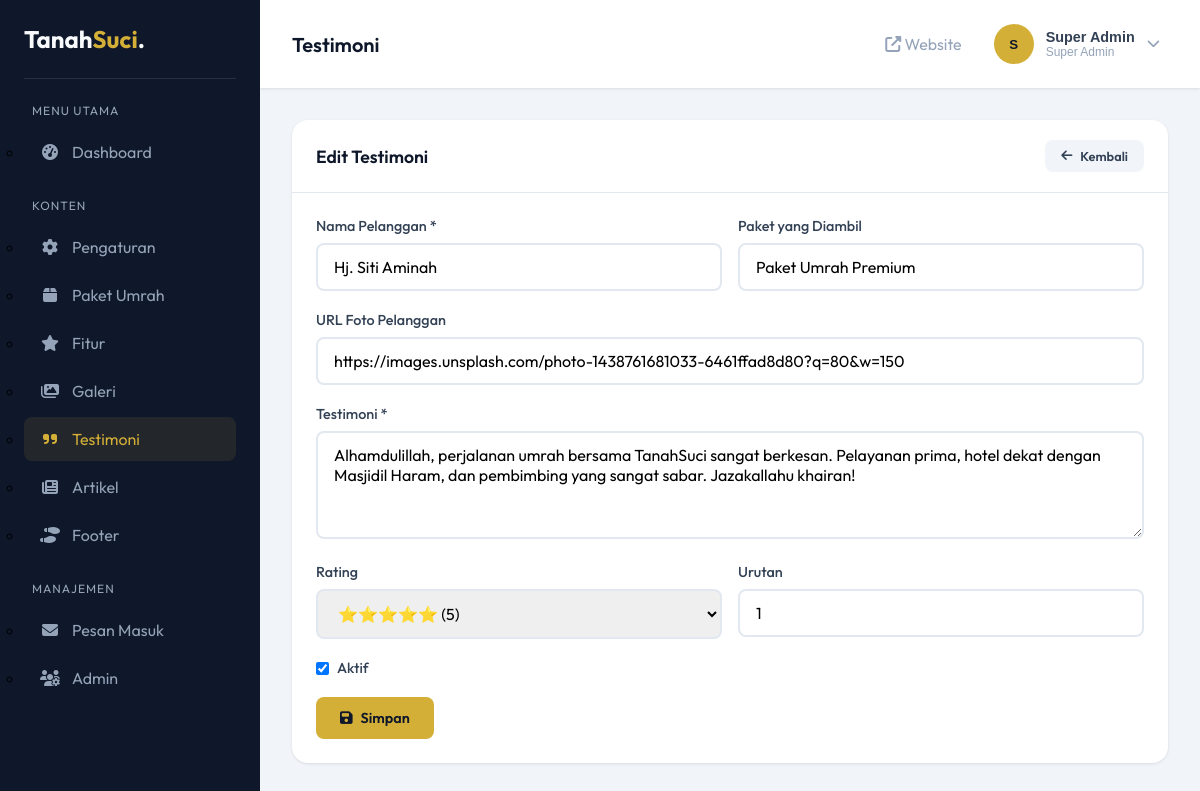
The app's page /admin/testimonials.php?action=edit&id=1 (signed in) with its own data.
### tables this page shows
CREATE TABLE IF NOT EXISTS testimonials (
    id INT AUTO_INCREMENT PRIMARY KEY,
    customer_name VARCHAR(100) NOT NULL COMMENT 'Nama pelanggan',
    customer_photo VARCHAR(255) COMMENT 'URL foto pelanggan',
    package_name VARCHAR(150) COMMENT 'Nama paket yang diambil',
    testimonial_text TEXT NOT NULL COMMENT 'Isi testimoni',
    rating INT DEFAULT 5 COMMENT 'Rating 1-5',
    testimonial_order INT DEFAULT 0 COMMENT 'Urutan tampilan',
    is_active TINYINT(1) DEFAULT 1 COMMENT '1 = aktif, 0 = nonaktif',
    created_at TIMESTAMP DEFAULT CURRENT_TIMESTAMP,
    updated_at TIMESTAMP DEFAULT CURRENT_TIMESTAMP ON UPDATE CURRENT_TIMESTAMP
);

### admin/testimonials.php (the view, shortened to what this page needs)
<?php
$action = $_GET['action'] ?? 'list';
$editId = $_GET['id'] ?? null;
$db = getDB();
$testimonial = null;
if ($action === 'edit' && $editId) {
    $stmt = $db->prepare("SELECT * FROM testimonials WHERE id = ?");
    $stmt->execute([$editId]);
    $testimonial = $stmt->fetch();
}
$testimonials = $db->query("SELECT * FROM testimonials ORDER BY testimonial_order, id DESC")->fetchAll();
require_once 'includes/header.php';
?>
<?php if ($action === 'add' || ($action === 'edit' && $testimonial)): ?>
<div class="card">
    <div class="card-header">
        <h3 class="card-title"><?= $action === 'edit' ? 'Edit Testimoni' : 'Tambah Testimoni Baru' ?></h3>
        <a href="testimonials.php" class="btn btn-secondary btn-sm"><i class="fa-solid fa-arrow-left"></i> Kembali</a>
    </div>
    <div class="card-body">
        <form method="POST">
            <div class="form-row">
                <div class="form-group">
                    <label>Nama Pelanggan *</label>
                    <input type="text" name="customer_name" class="form-control" required
                           value="<?= htmlspecialchars($testimonial['customer_name'] ?? '') ?>"
                           placeholder="Ahmad Yusuf">
                </div>
                <div class="form-group">
                    <label>Paket yang Diambil</label>
                    <input type="text" name="package_name" class="form-control"
                           value="<?= htmlspecialchars($testimonial['package_name'] ?? '') ?>"
                           placeholder="Umrah Premium 9 Hari">
                </div>
            </div>
            <div class="form-group">
                <label>URL Foto Pelanggan</label>
                <input type="url" name="customer_photo" class="form-control"
                       value="<?= htmlspecialchars($testimonial['customer_photo'] ?? '') ?>"
                       placeholder="https://...">
            </div>
            <div class="form-group">
                <label>Testimoni *</label>
                <textarea name="testimonial_text" class="form-control" required rows="4"
                          placeholder="Isi testimoni dari pelanggan..."><?= htmlspecialchars($testimonial['testimonial_text'] ?? '') ?></textarea>
            </div>
            <div class="form-row">
                <div class="form-group">
                    <label>Rating</label>
                    <select name="rating" class="form-control">
                        <?php for ($i = 5; $i >= 1; $i--): ?>
                            <option value="<?= $i ?>" <?= ($testimonial['rating'] ?? 5) == $i ? 'selected' : '' ?>>
                                <?= str_repeat('⭐', $i) ?> (<?= $i ?>)
                            </option>
                        <?php endfor; ?>
                    </select>
                </div>
                <div class="form-group">
                    <label>Urutan</label>
                    <input type="number" name="testimonial_order" class="form-control"
                           value="<?= $testimonial['testimonial_order'] ?? 0 ?>" min="0">
                </div>
            </div>
            <div class="form-group">
                <label style="display: flex; align-items: center; gap: 0.5rem;">
                    <input type="checkbox" name="is_active" value="1"
                           <?= ($testimonial['is_active'] ?? 1) ? 'checked' : '' ?>>
                    Aktif
                </label>
            </div>
            <button type="submit" class="btn btn-primary">
                <i class="fa-solid fa-save"></i> Simpan
            </button>
        </form>
    </div>
</div>
<?php endif; ?>
<?php require_once 'includes/footer.php'; ?>

### admin/includes/header.php (style rules this page uses)
:root { --primary: #0F172A; --primary-light: #1E293B; --accent: #D4AF37; --accent-hover: #B5952F; --text-light: #F8FAFC; --text-muted: #94A3B8; --text-dark: #334155; --bg-light: #F1F5F9; --success: #22C55E; --warning: #F59E0B; --error: #EF4444; --info: #3B82F6; --sidebar-width: 260px; }
* { margin: 0; padding: 0; box-sizing: border-box; }
body { font-family: 'Outfit', sans-serif; background: var(--bg-light); min-height: 100vh; }
.card { background: white; border-radius: 1rem; box-shadow: 0 1px 3px rgba(0, 0, 0, 0.1); margin-bottom: 1.5rem; }
.card-header { padding: 1.25rem 1.5rem; border-bottom: 1px solid #E2E8F0; display: flex; align-items: center; justify-content: space-between; }
.card-title { font-size: 1.1rem; font-weight: 600; color: var(--primary); }
.card-body { padding: 1.5rem; }
.form-group { margin-bottom: 1.25rem; }
.form-group label { display: block; margin-bottom: 0.5rem; color: var(--text-dark); font-weight: 500; font-size: 0.9rem; }
.form-control { width: 100%; padding: 0.75rem 1rem; border: 2px solid #E2E8F0; border-radius: 0.5rem; font-size: 1rem; font-family: inherit; transition: all 0.3s ease; }
textarea.form-control { min-height: 100px; resize: vertical; }
.form-row { display: grid; grid-template-columns: repeat(2, 1fr); gap: 1rem; }
.btn { display: inline-flex; align-items: center; justify-content: center; gap: 0.5rem; padding: 0.75rem 1.5rem; border: none; border-radius: 0.5rem; font-size: 0.9rem; font-weight: 600; font-family: inherit; cursor: pointer; transition: all 0.3s ease; text-decoration: none; }
.btn-primary { background: var(--accent); color: var(--primary); }
.btn-secondary { background: var(--bg-light); color: var(--text-dark); }
.btn-sm { padding: 0.5rem 1rem; font-size: 0.8rem; }

### records on screen
testimonials: customer_name "Hj. Siti Aminah", package_name "Paket Umrah Premium", customer_photo "https://images.unsplash.com/photo-1438761681033-6461ffad8d80?q=80&w=150", testimonial_text "Alhamdulillah, perjalanan umrah bersama TanahSuci sangat berkesan. Pelayanan prima, hotel dekat dengan Masjidil Haram, dan pembimbing yang sangat sabar. Jazakallahu khairan!", rating "⭐⭐⭐⭐⭐ (5)", testimonial_order "1", is_active "☑"

### other values on screen
PAGE_TITLE "Testimoni"
substr($_SESSION['admin_fullname'] ?? 'A', 0, 1) "S"
$_SESSION['admin_fullname'] "Super Admin"
str_replace('_', ' ', $_SESSION['admin_role'] ?? 'admin') "Super Admin"
